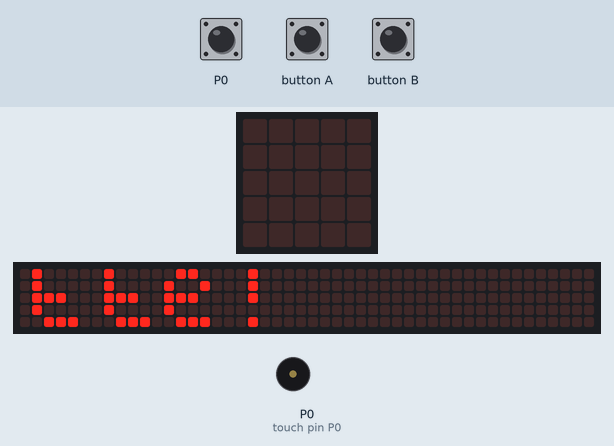
Bench run of a program on a simulated BBC micro:bit (MakeCode). Shown: the board's 5×5 LED display, a strip that is not on the board, showing the scrolling text unrolled, buzzer (waves = sounding). Inputs (shaded band) come from the test bench. The 48×5 strip is a reading aid, not a part: it shows the text the display is scrolling, unrolled, one strip-width of it at a time.

Above: at 18.2 s.
20.2 s: button A pressed for 0.15 s
At 20.55 s:
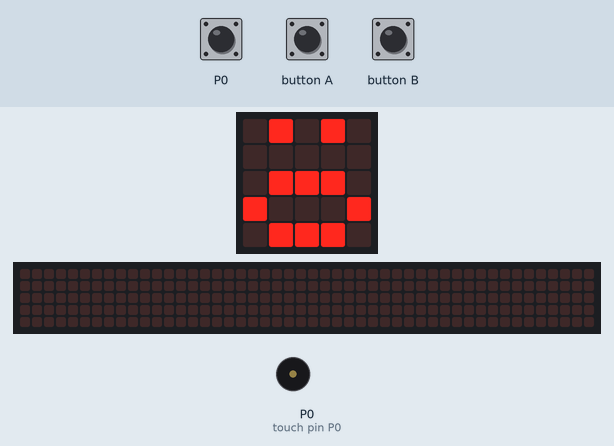
20.9 s: touch pin P0 pressed for 0.15 s
At 25.4 s:
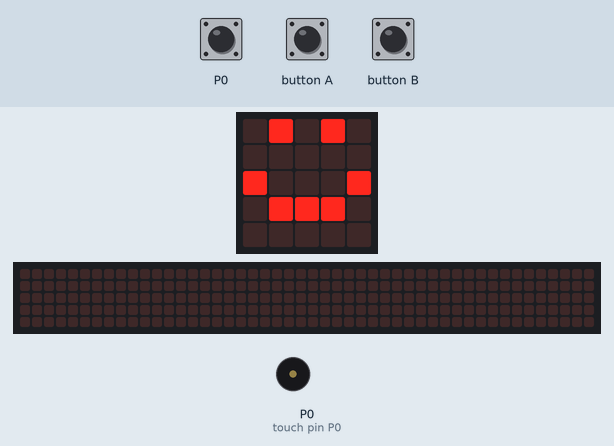
At 28.4 s:
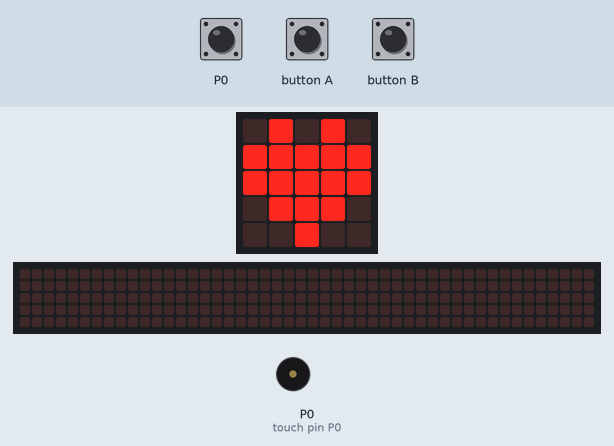
Timing chart, 0 to 33.6 s (numbered marks = the images above; inputs shaded):
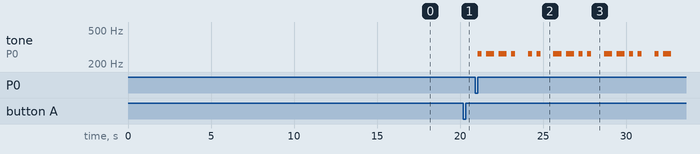

The program:

main.ts
```typescript
function morseF (num: number) {
    if (num == 1) {
        music.play(music.tonePlayable(262, music.beat(BeatFraction.Whole)), music.PlaybackMode.UntilDone)
        music.rest(music.beat(BeatFraction.Half))
    } else {
        music.play(music.tonePlayable(262, music.beat(BeatFraction.Half)), music.PlaybackMode.UntilDone)
        music.rest(music.beat(BeatFraction.Half))
    }
}
input.onPinPressed(TouchPin.P0, function () {
    for (let index = 0; index < 3; index++) {
        morseF(0)
        for (let index = 0; index < 2; index++) {
            morseF(1)
        }
        morseF(0)
        music.rest(music.beat(BeatFraction.Whole))
        for (let index = 0; index < 2; index++) {
            morseF(0)
        }
        music.rest(music.beat(BeatFraction.Whole))
        for (let index = 0; index < 2; index++) {
            for (let index = 0; index < 2; index++) {
                morseF(1)
            }
            for (let index = 0; index < 2; index++) {
                morseF(0)
            }
            music.rest(music.beat(BeatFraction.Whole))
        }
        morseF(0)
        morseF(1)
        music.rest(music.beat(BeatFraction.Double))
    }
})
input.onButtonPressed(Button.A, function () {
    for (let index = 0; index < 4; index++) {
        led.enable(true)
        basic.showLeds(`
            . # . # .
            . . . . .
            . # # # .
            # . . . #
            . # # # .
            `)
        led.enable(false)
        led.enable(true)
        basic.showLeds(`
            . # . # .
            . . . . .
            . . . . .
            . # # # .
            . . . . .
            `)
        led.enable(false)
    }
    basic.pause(1000)
    led.enable(true)
    basic.showLeds(`
        . # . # .
        . . . . .
        # . . . #
        . # # # .
        . . . . .
        `)
    basic.pause(1000)
    basic.showIcon(IconNames.Heart)
})
input.onGesture(Gesture.Shake, function () {
    music.play(music.builtinPlayableSoundEffect(soundExpression.giggle), music.PlaybackMode.UntilDone)
})
input.onButtonPressed(Button.B, function () {
    music.play(music.tonePlayable(262, music.beat(BeatFraction.Half)), music.PlaybackMode.UntilDone)
    music.rest(music.beat(BeatFraction.Half))
    music.play(music.tonePlayable(262, music.beat(BeatFraction.Whole)), music.PlaybackMode.UntilDone)
    music.rest(music.beat(BeatFraction.Half))
    music.play(music.tonePlayable(262, music.beat(BeatFraction.Whole)), music.PlaybackMode.UntilDone)
    music.rest(music.beat(BeatFraction.Half))
    music.play(music.tonePlayable(262, music.beat(BeatFraction.Half)), music.PlaybackMode.UntilDone)
    music.rest(music.beat(BeatFraction.Whole))
    music.play(music.tonePlayable(262, music.beat(BeatFraction.Half)), music.PlaybackMode.UntilDone)
    music.rest(music.beat(BeatFraction.Half))
    music.play(music.tonePlayable(262, music.beat(BeatFraction.Half)), music.PlaybackMode.UntilDone)
    music.rest(music.beat(BeatFraction.Whole))
    music.play(music.tonePlayable(262, music.beat(BeatFraction.Whole)), music.PlaybackMode.UntilDone)
    music.rest(music.beat(BeatFraction.Half))
    music.play(music.tonePlayable(262, music.beat(BeatFraction.Whole)), music.PlaybackMode.UntilDone)
    music.rest(music.beat(BeatFraction.Half))
    music.play(music.tonePlayable(262, music.beat(BeatFraction.Half)), music.PlaybackMode.UntilDone)
    music.rest(music.beat(BeatFraction.Half))
    music.play(music.tonePlayable(262, music.beat(BeatFraction.Half)), music.PlaybackMode.UntilDone)
    music.rest(music.beat(BeatFraction.Whole))
    music.play(music.tonePlayable(262, music.beat(BeatFraction.Whole)), music.PlaybackMode.UntilDone)
    music.rest(music.beat(BeatFraction.Half))
    music.play(music.tonePlayable(262, music.beat(BeatFraction.Whole)), music.PlaybackMode.UntilDone)
    music.rest(music.beat(BeatFraction.Half))
    music.play(music.tonePlayable(262, music.beat(BeatFraction.Half)), music.PlaybackMode.UntilDone)
    music.rest(music.beat(BeatFraction.Half))
    music.play(music.tonePlayable(262, music.beat(BeatFraction.Half)), music.PlaybackMode.UntilDone)
    music.rest(music.beat(BeatFraction.Whole))
    music.play(music.tonePlayable(262, music.beat(BeatFraction.Half)), music.PlaybackMode.UntilDone)
    music.rest(music.beat(BeatFraction.Half))
    music.play(music.tonePlayable(262, music.beat(BeatFraction.Whole)), music.PlaybackMode.UntilDone)
    music.rest(music.beat(BeatFraction.Whole))
})
let morse = 0
basic.showString("Hallo! Pizza, bitte!")
```

test.ts
```typescript
// Hier kann man Tests durchführen; diese Datei wird nicht kompiliert, wenn dieses Paket als Erweiterung verwendet wird.
```

Measured:
- after the input at 20.2 s, the display: changes after 0.15 s (image 1)
- after the input at 20.9 s, tone on P0 (touch pin P0): plays 262 Hz for 0.25 s, 262 Hz for 0.50 s, 262 Hz for 0.50 s, 262 Hz for 0.25 s, 262 Hz for 0.25 s, 262 Hz for 0.25 s … (16 notes in this stretch), starting after 0.15 s
- what the display in image 0 shows lasts 0.7 s, from 18.2 s to 18.9 s
- what the display in image 1 shows lasts 0.4 s, from 20.4 s to 20.8 s
- what the display in image 2 shows lasts 1.4 s, from 24.6 s to 26.0 s
